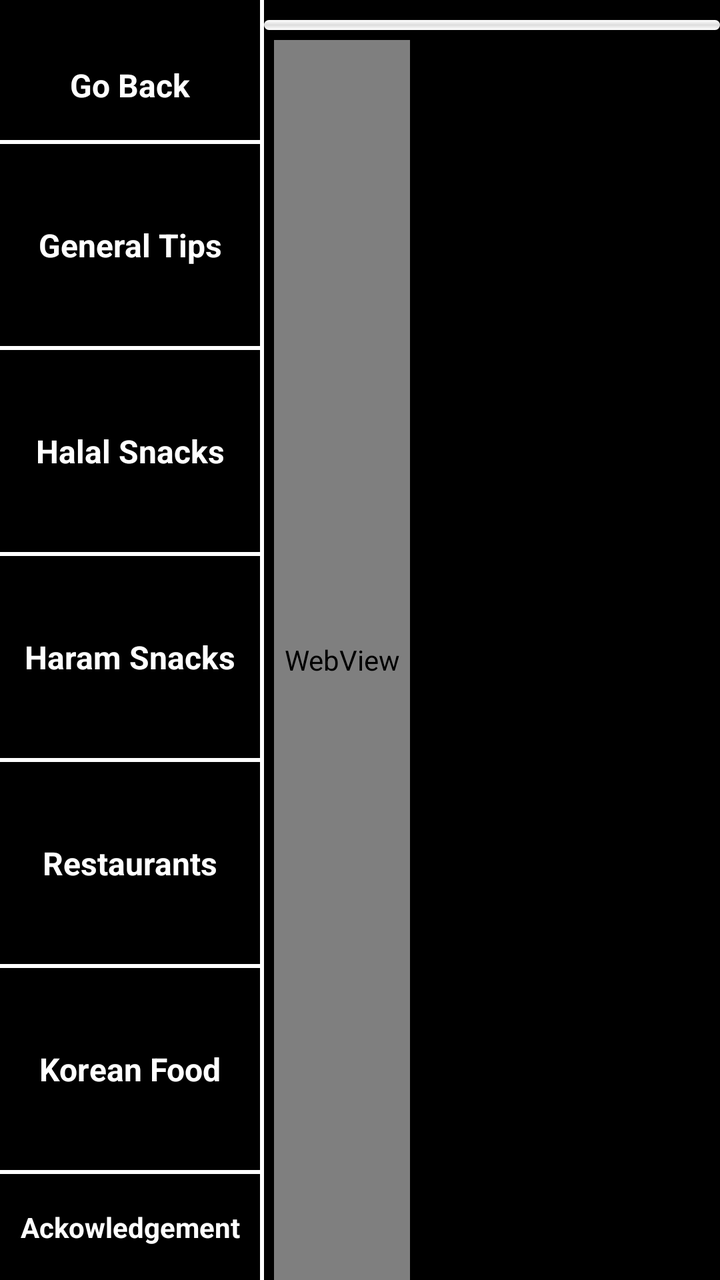
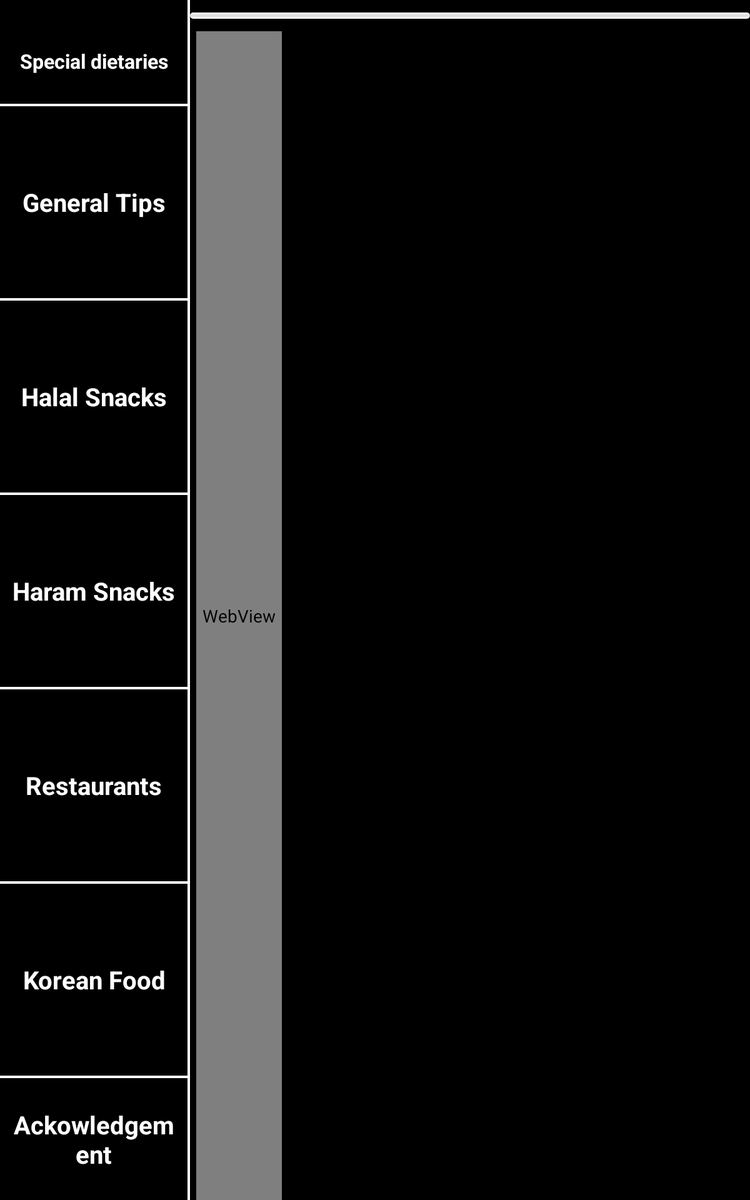

Two renders of one Android screen. The first uses the default layout on a phone; the second uses the alternative layout the repository ships for a different screen configuration, on a matching device. The two XML files are below.
<!-- AndroidManifest.xml: application theme AppTheme -->
<!-- res/layout/halal_food_web.xml -->
<?xml version="1.0" encoding="utf-8"?>
<RelativeLayout xmlns:android="http://schemas.android.com/apk/res/android"
    android:layout_width="match_parent"
    android:layout_height="match_parent"
    android:orientation="horizontal" 
    android:background="@android:color/black">
    
    <LinearLayout 
   android:layout_width="130dp"
   android:layout_height="match_parent"
   android:layout_marginTop="15dp"
   android:weightSum="1.0"
   android:id="@+id/container"
   android:orientation="vertical">
        <Button 
    android:layout_width="match_parent"
    android:layout_height="wrap_content"
    android:padding="5dp"
    android:layout_margin="3dp"
    android:layout_weight="0.05"
    android:text="Go Back"
    android:textSize="16dp"
    android:textStyle="bold"
    android:textColor="@android:color/white"
    android:id="@+id/backToHome"
    android:background="@drawable/halal_web_button"/>
         <View android:layout_width="match_parent"
            android:layout_height="2dp"
            android:background="@android:color/white"/>
        <Button 
    android:layout_width="match_parent"
    android:layout_height="wrap_content"
    android:padding="5dp"
    android:layout_margin="3dp"
    android:layout_weight="0.18"
    android:text="@string/general_tips"
    android:textSize="16dp"
    android:textStyle="bold"
    android:textColor="@android:color/white"
    android:id="@+id/generaltips"
    android:background="@drawable/halal_web_button"
    />
        <View android:layout_width="match_parent"
            android:layout_height="2dp"
            android:background="@android:color/white"/>
   <Button 
    android:layout_width="match_parent"
    android:layout_height="wrap_content"
    android:padding="5dp"
    android:layout_margin="3dp"
    android:layout_weight="0.18"
    android:text="@string/halal_snacks"
    android:textSize="16dp"
    android:textStyle="bold"
    android:textColor="@android:color/white"
    android:id="@+id/halal"
    android:background="@drawable/halal_web_button"/>
   <View android:layout_width="match_parent"
            android:layout_height="2dp"
            android:background="@android:color/white"/>
                  <Button 
    android:layout_width="match_parent"
    android:layout_height="wrap_content"
    android:padding="5dp"
    android:layout_weight="0.18"
    android:layout_margin="3dp"
    android:text="@string/haram_snacks"
    android:textSize="16dp"
    android:textStyle="bold"
    android:textColor="@android:color/white"
    android:id="@+id/haram"
    android:background="@drawable/halal_web_button"/>
                  <View android:layout_width="match_parent"
            android:layout_height="2dp"
            android:background="@android:color/white"/>
                       <Button 
    android:layout_width="match_parent"
    android:layout_height="wrap_content"
    android:padding="5dp"
    android:layout_margin="3dp"
    android:layout_weight="0.18"
    android:text="@string/restaurants"
    android:textSize="16dp"
    android:textStyle="bold"
    android:textColor="@android:color/white"
    android:id="@+id/restaurants"
    android:background="@drawable/halal_web_button"/>
    <View android:layout_width="match_parent"
          android:layout_height="2dp"
           android:background="@android:color/white"/>
   <Button 
    android:layout_width="match_parent"
    android:layout_height="wrap_content"
    android:padding="5dp"
    android:layout_weight="0.18"
    android:layout_margin="3dp"
        android:text="@string/korean_food"
    android:textSize="16dp"
    android:textStyle="bold"
    android:textColor="@android:color/white"
    android:id="@+id/koreanfood"
    android:background="@drawable/halal_web_button"/>
   <View android:layout_width="match_parent"
            android:layout_height="2dp"
            android:background="@android:color/white"/>
        <Button 
    android:layout_width="match_parent"
    android:layout_height="wrap_content"
    android:padding="5dp"
    android:layout_margin="3dp"
    android:layout_weight="0.05"
    android:text="@string/acknowledgement"
    android:textSize="14dp"
    android:textStyle="bold"
    android:textColor="@android:color/white"
    android:id="@+id/acknow"
    android:background="@drawable/halal_web_button"/>
        
        
    </LinearLayout>
        <View android:layout_width="2dp"
        android:id="@+id/separatorNor"
        android:layout_toRightOf="@id/container"
            android:layout_height="match_parent"
            android:background="@android:color/white"/>
    
    <ProgressBar
       android:id="@+id/progressBar"
       android:layout_marginTop="10dp"
       android:layout_width="fill_parent"
       style="@style/CustomProgressBarHorizontal"
       android:progressDrawable="@drawable/customprogressbar"
       android:layout_height="wrap_content"
       android:layout_toRightOf="@id/separatorNor"
       />
    
    <WebView android:id="@+id/halalweb"
        android:layout_width="wrap_content"
        android:paddingLeft="5dp"
        android:layout_marginLeft="5dp"
        android:layout_marginRight="5dp"
        android:layout_marginTop="5dp"
        android:paddingRight="5dp"
        android:layout_height="fill_parent"
        android:background="@android:color/black"
        android:layout_below="@id/progressBar"
        android:layout_toRightOf="@id/separatorNor"
        />

</RelativeLayout>
<!-- resources referenced by this layout -->
<resources>
  <!-- drawable customprogressbar (drawable) -->
  <?xml version="1.0" encoding="utf-8"?>
  <layer-list xmlns:android="http://schemas.android.com/apk/res/android" >
          
      <item android:id="@android:id/background">
      <shape>
          <corners android:radius="5dip"/>
          <gradient
                  android:startColor="#ffffffff"
                  android:centerColor="#ffdddddd"
  				android:centerY="0.50"
  				android:endColor="#ffffffff"
  				android:angle="270"
          />
      </shape>
     </item>
  
    
    <item android:id="@android:id/progress">
      <clip>
          <shape>
             <corners android:radius="5dip" />
  			<gradient
  		     android:startColor="#ff0e75af"
  		     android:endColor="#ff1997e1"
  		     android:angle="90" />
          </shape>
      </clip>
      
      </item>
  
  </layer-list>
  <!-- drawable halal_web_button (drawable) -->
  <?xml version="1.0" encoding="utf-8"?>
  <selector xmlns:android="http://schemas.android.com/apk/res/android" >
       
    <item android:state_pressed="true"
          android:drawable="@color/orange"/> 
     <item android:drawable="@color/black"/>
     
     <item 
        android:state_selected="true"
          android:drawable="@color/orange"/> 
  </selector>
  <string name="acknowledgement">Ackowledgement</string>
  <string name="general_tips">General Tips</string>
  <string name="halal_snacks">Halal Snacks</string>
  <string name="haram_snacks">Haram Snacks</string>
  <string name="korean_food">Korean Food</string>
  <string name="restaurants">Restaurants</string>
  <style name="CustomProgressBarHorizontal" parent="android:Widget.ProgressBar.Horizontal">
        <item name="android:progressDrawable">@drawable/customprogressbar</item>
        <item name="android:minHeight">5dip</item>
        <item name="android:maxHeight">10dip</item>
  </style>
  <style name="AppTheme" parent="android:Theme.Light" />
  <color name="orange">#ffeb8e5a</color>
  <color name="black">#ff000000</color>
</resources>
<!-- res/layout-large/halal_food_web.xml (the repository's variant of the layout above) -->
<!-- drawn on a 7-inch tablet held upright -->
<?xml version="1.0" encoding="utf-8"?>
<RelativeLayout xmlns:android="http://schemas.android.com/apk/res/android"
    android:layout_width="match_parent"
    android:layout_height="match_parent"
    android:orientation="horizontal" 
    android:background="@android:color/black">
    
    <LinearLayout 
   android:layout_width="150dp"
   android:layout_height="match_parent"
   android:layout_marginTop="15dp"
   android:weightSum="1.0"
   android:id="@+id/containerLarge"
    android:orientation="vertical">
        <Button 
    android:layout_width="match_parent"
    android:layout_height="wrap_content"
    android:padding="5dp"
    android:layout_margin="3dp"
    android:layout_weight="0.05"
    android:text="@string/special_food"
    android:textSize="16dp"
    android:textStyle="bold"
    android:textColor="@android:color/white"
    android:id="@+id/backToHome"
    android:background="@drawable/halal_web_button"/>
         <View android:layout_width="match_parent"
            android:layout_height="2dp"
            android:background="@android:color/white"/>
        <Button 
    android:layout_width="match_parent"
    android:layout_height="wrap_content"
    android:padding="5dp"
    android:layout_margin="3dp"
    android:layout_weight="0.18"
    android:text="@string/general_tips"
    android:textSize="20dp"
    android:textStyle="bold"
    android:textColor="@android:color/white"
    android:id="@+id/generaltips"
    android:background="@drawable/halal_web_button"
    />
        <View android:layout_width="match_parent"
            android:layout_height="2dp"
            android:background="@android:color/white"/>
   <Button 
    android:layout_width="match_parent"
    android:layout_height="wrap_content"
    android:padding="5dp"
    android:layout_margin="3dp"
    android:layout_weight="0.18"
    android:text="@string/halal_snacks"
    android:textSize="20dp"
    android:textStyle="bold"
    android:textColor="@android:color/white"
    android:id="@+id/halal"
    android:background="@drawable/halal_web_button"/>
   <View android:layout_width="match_parent"
            android:layout_height="2dp"
            android:background="@android:color/white"/>
                  <Button 
    android:layout_width="match_parent"
    android:layout_height="wrap_content"
    android:padding="5dp"
    android:layout_weight="0.18"
    android:layout_margin="3dp"
    android:text="@string/haram_snacks"
    android:textSize="20dp"
    android:textStyle="bold"
    android:textColor="@android:color/white"
    android:id="@+id/haram"
    android:background="@drawable/halal_web_button"/>
                  <View android:layout_width="match_parent"
            android:layout_height="2dp"
            android:background="@android:color/white"/>
                       <Button 
    android:layout_width="match_parent"
    android:layout_height="wrap_content"
    android:padding="5dp"
    android:layout_margin="3dp"
    android:layout_weight="0.18"
    android:text="@string/restaurants"
    android:textSize="20dp"
    android:textStyle="bold"
    android:textColor="@android:color/white"
    android:id="@+id/restaurants"
    android:background="@drawable/halal_web_button"/>
    <View android:layout_width="match_parent"
          android:layout_height="2dp"
           android:background="@android:color/white"/>
   <Button 
    android:layout_width="match_parent"
    android:layout_height="wrap_content"
    android:padding="5dp"
    android:layout_weight="0.18"
    android:layout_margin="3dp"
        android:text="@string/korean_food"
    android:textSize="20dp"
    android:textStyle="bold"
    android:textColor="@android:color/white"
    android:id="@+id/koreanfood"
    android:background="@drawable/halal_web_button"/>
   <View android:layout_width="match_parent"
            android:layout_height="2dp"
            android:background="@android:color/white"/>
        <Button 
    android:layout_width="match_parent"
    android:layout_height="wrap_content"
    android:padding="5dp"
    android:layout_margin="3dp"
    android:layout_weight="0.05"
    android:text="@string/acknowledgement"
    android:textSize="20dp"
    android:textStyle="bold"
    android:textColor="@android:color/white"
    android:id="@+id/acknow"
    android:background="@drawable/halal_web_button"/>
        
        
    </LinearLayout>
    <View android:layout_width="2dp"
        android:id="@+id/separator"
        android:layout_toRightOf="@id/containerLarge"
            android:layout_height="match_parent"
            android:background="@android:color/white"/>
    
    <ProgressBar
       android:id="@+id/progressBar"
       android:layout_marginTop="10dp"
       android:layout_width="fill_parent"
       android:progressDrawable="@drawable/customprogressbar"
       style="@style/CustomProgressBarHorizontal"
       android:layout_height="wrap_content"
       android:layout_toRightOf="@id/separator"
       />
    
    <WebView android:id="@+id/halalweb"
        android:layout_width="wrap_content"
        android:paddingLeft="5dp"
        android:layout_marginLeft="5dp"
        android:layout_marginRight="5dp"
        android:paddingRight="5dp"
        android:layout_marginTop="10dp"
        android:layout_height="match_parent"
        android:background="@android:color/black"
         android:layout_below="@id/progressBar"
        android:layout_toRightOf="@id/separator"
        />

</RelativeLayout>
<!-- resources referenced by the variant -->
<!-- as a 7-inch tablet held upright resolves them -->
<resources>
  <!-- drawable customprogressbar (drawable) -->
  <?xml version="1.0" encoding="utf-8"?>
  <layer-list xmlns:android="http://schemas.android.com/apk/res/android" >
          
      <item android:id="@android:id/background">
      <shape>
          <corners android:radius="5dip"/>
          <gradient
                  android:startColor="#ffffffff"
                  android:centerColor="#ffdddddd"
  				android:centerY="0.50"
  				android:endColor="#ffffffff"
  				android:angle="270"
          />
      </shape>
     </item>
  
    
    <item android:id="@android:id/progress">
      <clip>
          <shape>
             <corners android:radius="5dip" />
  			<gradient
  		     android:startColor="#ff0e75af"
  		     android:endColor="#ff1997e1"
  		     android:angle="90" />
          </shape>
      </clip>
      
      </item>
  
  </layer-list>
  <!-- drawable halal_web_button (drawable) -->
  <?xml version="1.0" encoding="utf-8"?>
  <selector xmlns:android="http://schemas.android.com/apk/res/android" >
       
    <item android:state_pressed="true"
          android:drawable="@color/orange"/> 
     <item android:drawable="@color/black"/>
     
     <item 
        android:state_selected="true"
          android:drawable="@color/orange"/> 
  </selector>
  <string name="acknowledgement">Ackowledgement</string>
  <string name="general_tips">General Tips</string>
  <string name="halal_snacks">Halal Snacks</string>
  <string name="haram_snacks">Haram Snacks</string>
  <string name="korean_food">Korean Food</string>
  <string name="restaurants">Restaurants</string>
  <string name="special_food">Special dietaries</string>
  <style name="CustomProgressBarHorizontal" parent="android:Widget.ProgressBar.Horizontal">
        <item name="android:progressDrawable">@drawable/customprogressbar</item>
        <item name="android:minHeight">5dip</item>
        <item name="android:maxHeight">10dip</item>
  </style>
  <style name="AppTheme" parent="android:Theme.Light" />
  <color name="orange">#ffeb8e5a</color>
  <color name="black">#ff000000</color>
</resources>
